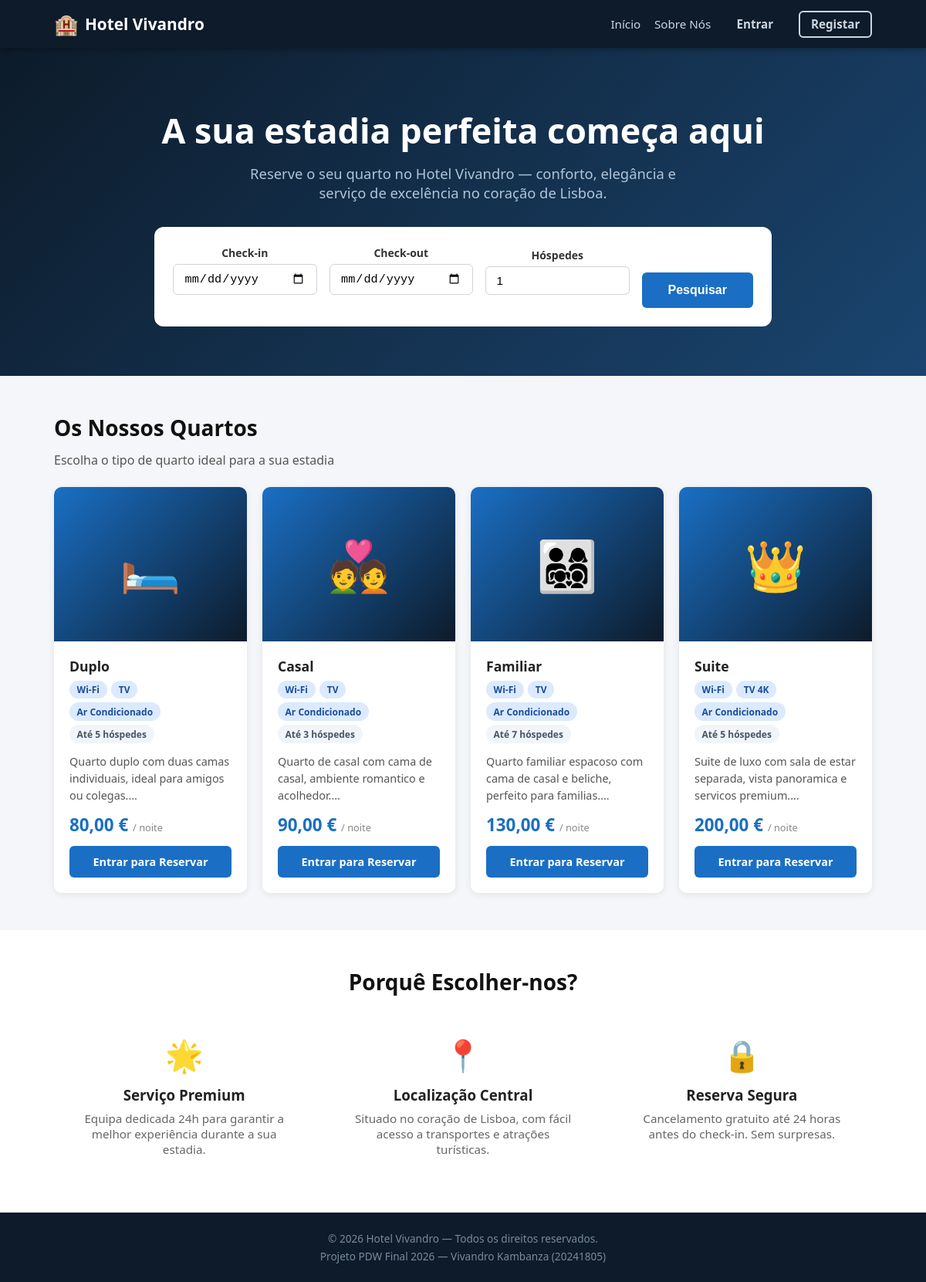
The page /backend/index.php on the database as committed earlier.
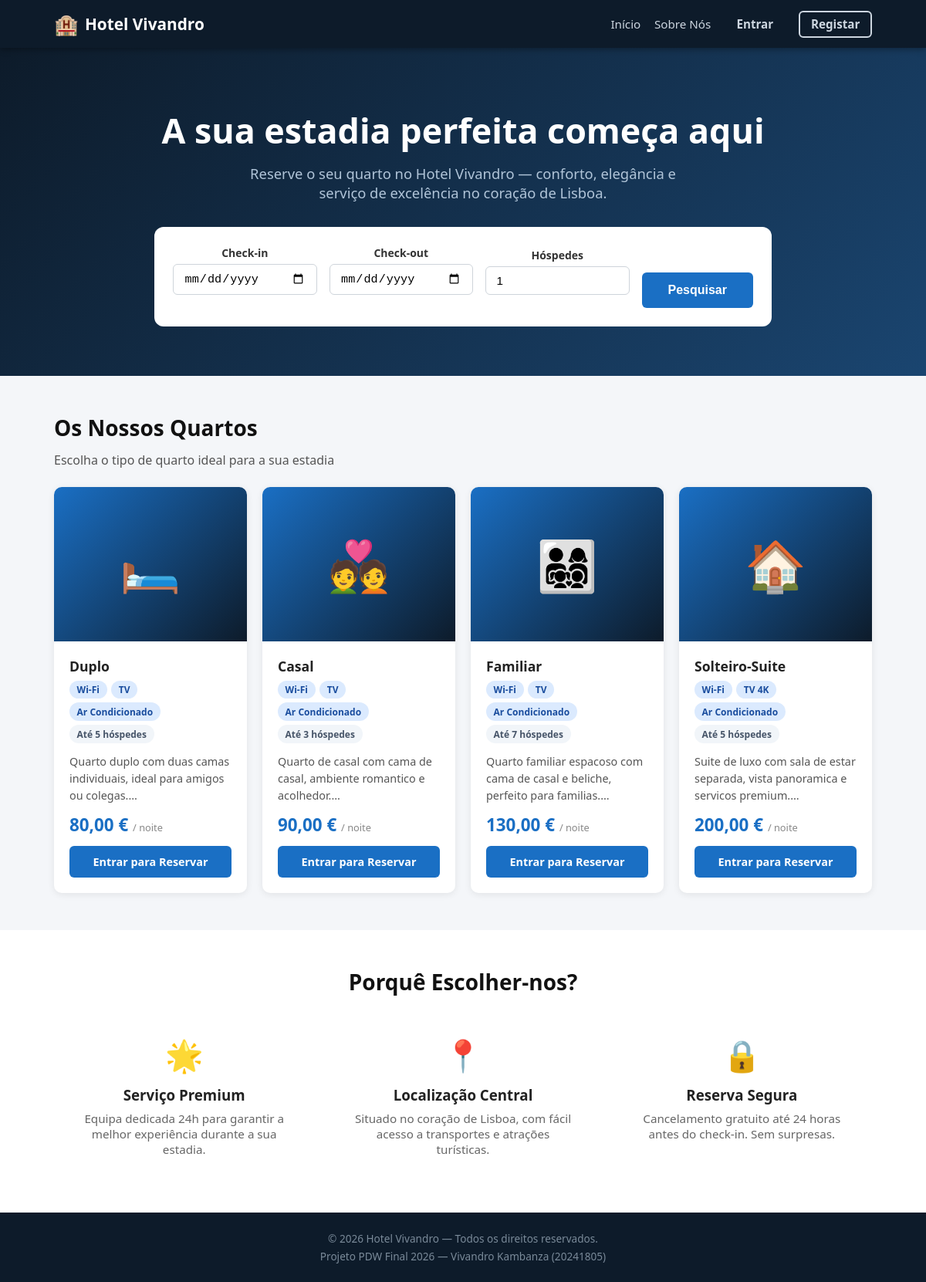
The same page on the database as committed later.
### tables this page shows
CREATE TABLE room_types (
    id                      INT AUTO_INCREMENT PRIMARY KEY,
    name                    VARCHAR(50)     NOT NULL,
    base_capacity           INT             NOT NULL,
    max_capacity            INT             NOT NULL,
    base_daily_rate         DECIMAL(10,2)   NOT NULL,
    breakfast_cost_per_guest DECIMAL(10,2)  NOT NULL DEFAULT 10.00,
    extra_guest_surcharge   DECIMAL(10,2)   NOT NULL DEFAULT 20.00,
    description             TEXT,
    amenities               VARCHAR(255)    DEFAULT NULL,
    status                  ENUM('active','inactive') NOT NULL DEFAULT 'active'
);

### backend/includes/functions.php (called while the page is built, shortened)
<?php
function e(mixed $val): string {
    return htmlspecialchars((string)$val, ENT_QUOTES, 'UTF-8');
}
function formatMoney(float $amount): string {
    return number_format($amount, 2, ',', '.') . ' €';
}
function get(string $key, mixed $default = ''): mixed {
    return $_GET[$key] ?? $default;
}

### backend/includes/auth.php (called while the page is built, shortened)
<?php
require_once __DIR__ . '/functions.php';
function isLoggedIn(): bool {
    return isset($_SESSION['user_id']);
}

### backend/index.php (the view, shortened to what the changed rows need)
<?php
require_once __DIR__ . '/includes/functions.php';
require_once __DIR__ . '/includes/auth.php';
$pdo = getDB();
$checkIn  = get('check_in');
$checkOut = get('check_out');
$guests   = max(1, (int)get('guests', 1));
$sql = 'SELECT * FROM room_types WHERE status = "active" ORDER BY base_daily_rate ASC';
$roomTypes = $pdo->query($sql)->fetchAll();
$rtIcons = ['Duplo' => '🛏️', 'Casal' => '💑', 'Familiar' => '👨‍👩‍👧‍👦', 'Suite' => '👑'];
include __DIR__ . '/includes/header.php';
?>
<section class="hero">
    <div class="container">
        <h1>A sua estadia perfeita começa aqui</h1>
    </div>
</section>
<section class="section">
    <div class="container">
        <?php if ($checkIn && $checkOut): ?>
            <h2 class="section-title">
                Resultados para <?= e(formatDate($checkIn)) ?> → <?= e(formatDate($checkOut)) ?> (<?= e($guests) ?> hóspede<?= $guests > 1 ? 's' : '' ?>)
            </h2>
            <?php if (empty($roomTypes)): ?>
                <div class="alert alert-warning">Não existem quartos disponíveis para os critérios escolhidos. Tente outras datas ou menos hóspedes.</div>
            <?php endif; ?>
        <?php else: ?>
            <h2 class="section-title">Os Nossos Quartos</h2>
        <?php endif; ?>
        <div class="grid-4">
        <?php foreach ($roomTypes as $rt): ?>
            <?php
            $icon   = $rtIcons[$rt['name']] ?? '🏠';
            $amenitiesList = explode(',', $rt['amenities'] ?? '');
            ?>
            <div class="card">
                <div class="card-img"><?= $icon ?></div>
                <div class="card-body">
                    <div class="card-title"><?= e($rt['name']) ?></div>
                    <div class="card-badges">
                        <?php foreach (array_slice($amenitiesList, 0, 3) as $am): ?>
                            <span class="badge badge-blue"><?= e(trim($am)) ?></span>
                        <?php endforeach; ?>
                        <span class="badge badge-gray">Até <?= e($rt['max_capacity']) ?> hóspedes</span>
                    </div>
                    <p class="card-text"><?= e(mb_substr($rt['description'], 0, 90)) ?>…</p>
                    <div class="card-price">
                        <?= formatMoney($rt['base_daily_rate']) ?> <small>/ noite</small>
                    </div>
                    <?php if (isLoggedIn() && ($_SESSION['user_role'] ?? '') === 'client'): ?>
                        <a href="book.php?room_type_id=<?= $rt['id'] ?>&check_in=<?= urlencode($checkIn) ?>&check_out=<?= urlencode($checkOut) ?>&guests=<?= $guests ?>"
                            class="btn btn-primary btn-block">Reservar</a>
                    <?php elseif (!isLoggedIn()): ?>
                        <a href="login.php?redirect=<?= urlencode('book.php?room_type_id=' . $rt['id']) ?>"
                            class="btn btn-primary btn-block">Entrar para Reservar</a>
                    <?php endif; ?>
                </div>
            </div>
        <?php endforeach; ?>
        </div>
    </div>
</section>
<section class="section" style="background:#fff; padding: 3rem 0;">
    <div class="container">
        <h2 class="section-title text-center">Porquê Escolher-nos?</h2>
    </div>
</section>
<?php include __DIR__ . '/includes/footer.php'; ?>

Rows that differ between the two databases and show on the page:
changed room_types "Suite de luxo com sala de estar separada, vista panoramica e servicos premium.": name "👑" → "🏠"; name "Suite" → "Solteiro-Suite"
